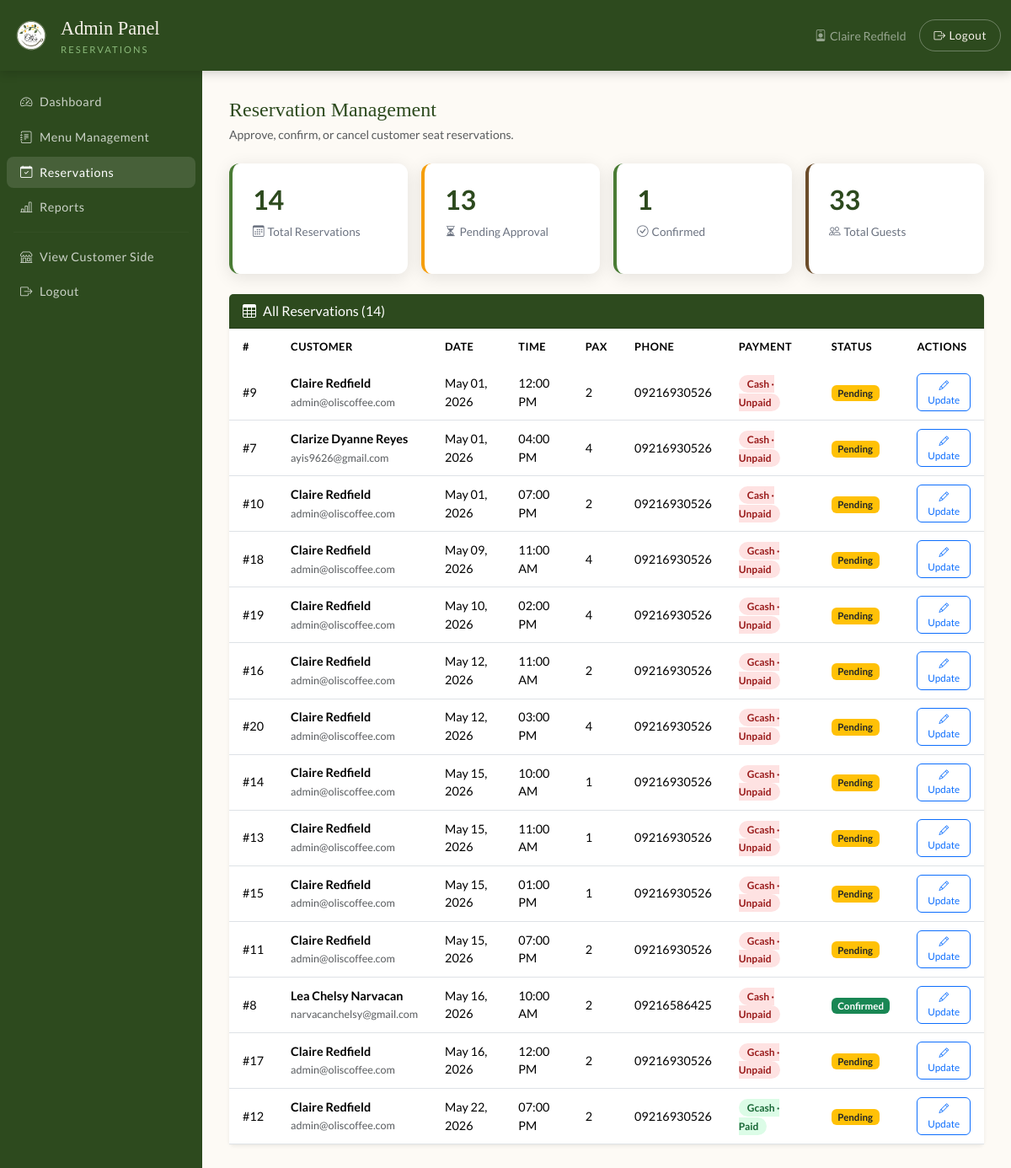
Page /admin/manage_reservations.php (signed in) on the earlier database version.
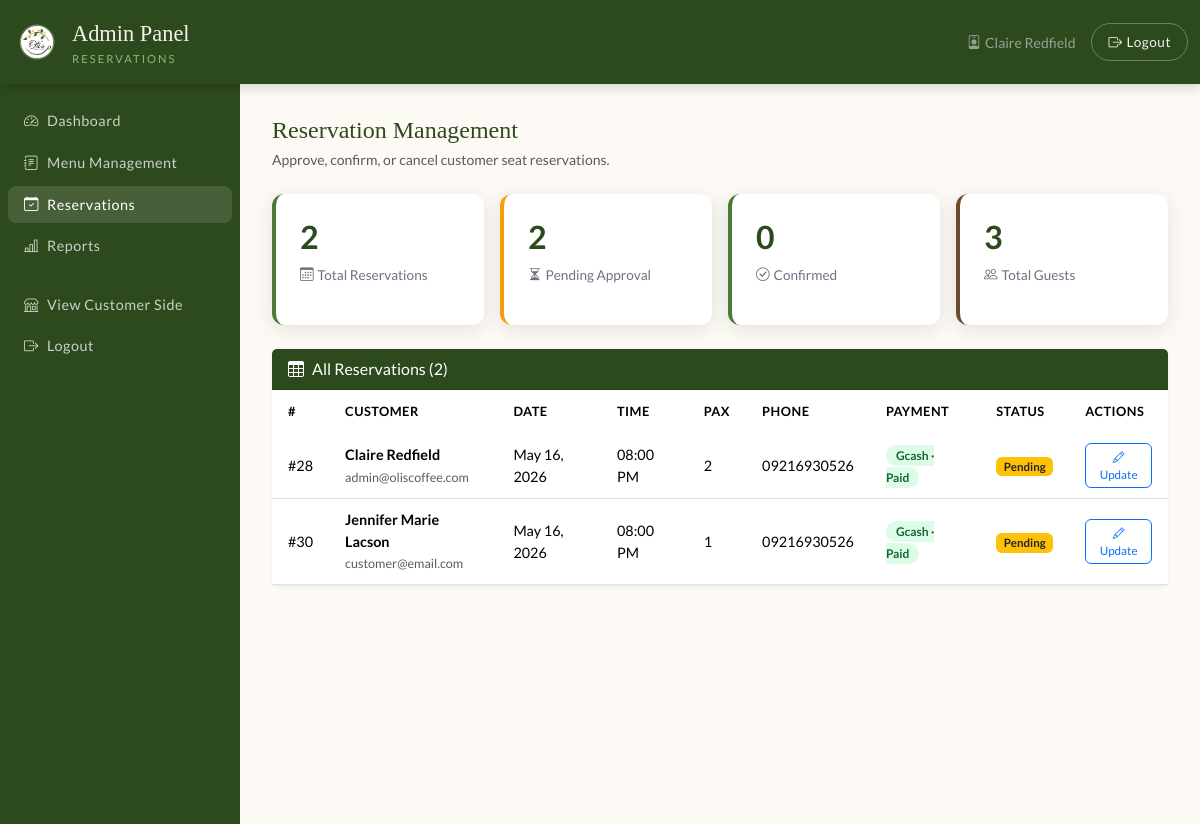
Same page on the later database version.
### tables this page shows
CREATE TABLE `reservations` (
  `id` int(11) NOT NULL AUTO_INCREMENT,
  `user_id` int(11) NOT NULL,
  `res_date` date NOT NULL,
  `res_time` time NOT NULL,
  `pax` int(11) NOT NULL,
  `phone` varchar(20) NOT NULL,
  `notes` text DEFAULT NULL,
  `order_id` int(11) DEFAULT NULL,
  `payment_method` enum('gcash','cash') DEFAULT 'gcash',
  `payment_status` enum('unpaid','paid') DEFAULT 'unpaid',
  `status` enum('pending','confirmed','cancelled') DEFAULT 'pending',
  `created_at` timestamp NOT NULL DEFAULT current_timestamp(),
  PRIMARY KEY (`id`),
  KEY `user_id` (`user_id`),
  KEY `fk_reservation_order` (`order_id`),
  CONSTRAINT `fk_reservation_order` FOREIGN KEY (`order_id`) REFERENCES `orders` (`id`) ON DELETE SET NULL,
  CONSTRAINT `reservations_ibfk_1` FOREIGN KEY (`user_id`) REFERENCES `users` (`id`) ON DELETE CASCADE
);

CREATE TABLE `users` (
  `id` int(11) NOT NULL AUTO_INCREMENT,
  `name` varchar(100) NOT NULL,
  `email` varchar(100) NOT NULL,
  `password` varchar(255) NOT NULL,
  `role` enum('admin','customer') DEFAULT 'customer',
  `created_at` timestamp NOT NULL DEFAULT current_timestamp(),
  `profile_pic` varchar(255) DEFAULT NULL,
  PRIMARY KEY (`id`),
  UNIQUE KEY `email` (`email`)
);

### admin/manage_reservations.php (the view, shortened to what this page needs)
<?php
$db = getDB();
$result = $db->query("
    SELECT r.*, u.name AS customer_name, u.email
    FROM reservations r
    JOIN users u ON r.user_id = u.id
    ORDER BY r.res_date ASC, r.res_time ASC
");
$reservations = $result ? $result->fetch_all(MYSQLI_ASSOC) : [];
$total     = count($reservations);
$pending   = count(array_filter($reservations, fn($r) => $r['status'] === 'pending'));
$confirmed = count(array_filter($reservations, fn($r) => $r['status'] === 'confirmed'));
$totalPax  = array_sum(array_column(array_filter($reservations, fn($r) => $r['status'] !== 'cancelled'), 'pax'));
$adminName = htmlspecialchars($_SESSION['user_name']);
?>
<!DOCTYPE html>
<html lang="en">
<head>
  <link rel="stylesheet" href="https://cdn.jsdelivr.net/npm/bootstrap@5.3.2/dist/css/bootstrap.min.css">
  <link rel="stylesheet" href="https://cdn.jsdelivr.net/npm/bootstrap-icons@1.11.3/font/bootstrap-icons.min.css">
  <link rel="stylesheet" href="../css/style.css">
</head>
<body>
<nav class="navbar navbar-expand-lg">
  <div class="container-fluid">
    <a class="navbar-brand" href="dashboard.php">
      <img src="../assets/logo.png" alt="Oli's SelfieTea & Coffee" style="height:50px;width:auto;">
      <div>Admin Panel <span class="sub">Reservations</span></div>
    </a>
    <div class="ms-auto d-flex align-items-center gap-3">
      <span class="text-white-50 small"><i class="bi bi-person-badge me-1"></i><?= $adminName ?></span>
      <a href="../logout.php" class="btn-logout nav-link"><i class="bi bi-box-arrow-right me-1"></i>Logout</a>
    </div>
  </div>
</nav>
<div class="d-flex">
  <aside class="admin-sidebar py-3">
    <nav class="nav flex-column">
      <a class="nav-link" href="dashboard.php"><i class="bi bi-speedometer2 me-2"></i>Dashboard</a>
      <a class="nav-link" href="menu_manage.php"><i class="bi bi-journal-text me-2"></i>Menu Management</a>
      <a class="nav-link active" href="manage_reservations.php"><i class="bi bi-calendar-check me-2"></i>Reservations</a>
      <a class="nav-link" href="reports.php"><i class="bi bi-bar-chart-line me-2"></i>Reports</a>
      <hr style="border-color:rgba(255,255,255,0.1); margin: 8px 16px;">
      <a class="nav-link" href="../index.php"><i class="bi bi-shop me-2"></i>View Customer Side</a>
      <a class="nav-link" href="../logout.php"><i class="bi bi-box-arrow-right me-2"></i>Logout</a>
    </nav>
  </aside>
  <main class="admin-content">
    <h4 class="mb-1" style="font-family:'Playfair Display',serif; color:var(--green-dark);">Reservation Management</h4>
    <p class="text-muted mb-4 small">Approve, confirm, or cancel customer seat reservations.</p>
    <div class="row g-3 mb-4">
      <div class="col-md-3">
        <div class="stat-card">
          <h3><?= $total ?></h3>
          <p><i class="bi bi-calendar3 me-1"></i>Total Reservations</p>
        </div>
      </div>
      <div class="col-md-3">
        <div class="stat-card" style="border-color: #f59e0b;">
          <h3><?= $pending ?></h3>
          <p><i class="bi bi-hourglass-split me-1"></i>Pending Approval</p>
        </div>
      </div>
      <div class="col-md-3">
        <div class="stat-card" style="border-color: var(--green-mid);">
          <h3><?= $confirmed ?></h3>
          <p><i class="bi bi-check-circle me-1"></i>Confirmed</p>
        </div>
      </div>
      <div class="col-md-3">
        <div class="stat-card" style="border-color: var(--brown);">
          <h3><?= $totalPax ?></h3>
          <p><i class="bi bi-people me-1"></i>Total Guests</p>
        </div>
      </div>
    </div>
    <div class="card border-0 shadow-sm">
      <div class="card-header" style="background:var(--green-dark); color:white;">
        <i class="bi bi-table me-2"></i>All Reservations (<?= $total ?>)
      </div>
      <div class="card-body p-0">
        <div class="table-responsive">
          <table class="table table-olis mb-0">
            <thead>
              <tr>
                <th>#</th><th>Customer</th><th>Date</th><th>Time</th><th>Pax</th>
                <th>Phone</th><th>Payment</th><th>Status</th><th>Actions</th>
              </tr>
            </thead>
            <tbody>
              <?php if (empty($reservations)): ?>
                <tr>
                  <td colspan="9" class="text-center text-muted py-5">
                    <i class="bi bi-calendar-x" style="font-size:2rem; display:block; margin-bottom:8px;"></i>
                    No reservations yet.
                  </td>
                </tr>
              <?php else: ?>
                <?php foreach ($reservations as $res): ?>
                <tr>
                  <td>#<?= $res['id'] ?></td>
                  <td>
                    <strong><?= htmlspecialchars($res['customer_name']) ?></strong><br>
                    <small class="text-muted"><?= htmlspecialchars($res['email']) ?></small>
                  </td>
                  <td><?= date('M d, Y', strtotime($res['res_date'])) ?></td>
                  <td><?= date('h:i A', strtotime($res['res_time'])) ?></td>
                  <td><?= $res['pax'] ?></td>
                  <td><?= htmlspecialchars($res['phone']) ?></td>
                  <td>
                    <span class="<?= $res['payment_status'] === 'paid' ? 'badge-available' : 'badge-unavailable' ?>">
                      <?= ucfirst($res['payment_method']) ?> · <?= ucfirst($res['payment_status']) ?>
                    </span>
                  </td>
                  <td>
                    <?php
                      $cls = match($res['status']) {
                        'confirmed' => 'badge bg-success',
                        'cancelled' => 'badge bg-danger',
                        default     => 'badge bg-warning text-dark'
                      };
                    ?>
                    <span class="<?= $cls ?>" style="font-size:0.72rem;"><?= ucfirst($res['status']) ?></span>
                  </td>
                  <td>
                    <div class="d-flex gap-1">
                    <button class="btn btn-sm btn-outline-primary" style="border-radius:6px;font-size:0.73rem;"
                            data-bs-toggle="modal" data-bs-target="#editModal"
                            data-id="<?= $res['id'] ?>"
                            data-status="<?= $res['status'] ?>"
                            data-pay="<?= $res['payment_status'] ?>"
                            data-name="<?= htmlspecialchars($res['customer_name']) ?>">
                      <i class="bi bi-pencil"></i> Update
                    </button>
                    </div>
                  </td>
                </tr>
                <?php endforeach; ?>
              <?php endif; ?>
            </tbody>
          </table>
        </div>
      </div>
    </div>
  </main>
</div>
</body>
</html>

### css/style.css (style rules this page uses)
:root { --green-dark: #2d4a1e; --green-mid: #4a7c35; --green-light: #8ab87a; --cream: #f5f0e8; --warm-white: #fdfaf5; --gold: #c9a84c; --brown: #6b4c2a; --text-dark: #1a1a1a; --text-muted: #6b7280; --shadow: 0 4px 20px rgba(0,0,0,0.1); --radius: 12px; }
* { box-sizing: border-box; margin: 0; padding: 0; }
body { font-family: 'Lato', sans-serif; background: var(--warm-white); color: var(--text-dark); min-height: 100vh; }
.navbar { background: var(--green-dark) !important; padding: 0.75rem 0; box-shadow: 0 2px 12px rgba(0,0,0,0.2); }
.navbar-brand { font-family: 'Playfair Display', serif; font-size: 1.4rem; color: var(--cream) !important; display: flex; align-items: center; gap: 10px; }
.navbar-brand span.sub { font-family: 'Lato', sans-serif; font-size: 0.7rem; color: var(--green-light); display: block; letter-spacing: 2px; text-transform: uppercase; }
.nav-link { color: var(--cream) !important; font-size: 0.88rem; letter-spacing: 0.5px; padding: 0.5rem 1rem !important; border-radius: 6px; transition: background 0.2s; }
.nav-link:hover, .nav-link.active { background: rgba(255,255,255,0.12) !important; color: var(--gold) !important; }
.btn-logout { background: transparent; border: 1px solid rgba(255,255,255,0.3); color: var(--cream) !important; font-size: 0.85rem; padding: 0.35rem 1rem; border-radius: 20px; transition: all 0.2s; }
.admin-sidebar { min-height: calc(100vh - 60px); background: var(--green-dark); color: white; width: 240px; flex-shrink: 0; }
.admin-sidebar .nav-link { color: rgba(255,255,255,0.75) !important; border-radius: 8px; margin: 2px 8px; font-size: 0.9rem; }
.admin-sidebar .nav-link:hover, .admin-sidebar .nav-link.active { background: rgba(255,255,255,0.12) !important; color: white !important; }
.admin-content { flex: 1; padding: 2rem; overflow-x: auto; }
.stat-card { background: white; border-radius: var(--radius); padding: 1.5rem; box-shadow: var(--shadow); border-left: 4px solid var(--green-mid); }
.stat-card h3 { font-size: 2rem; font-weight: 700; color: var(--green-dark); }
.stat-card p { color: var(--text-muted); font-size: 0.85rem; }
.table-olis thead { background: var(--green-dark); color: white; }
.table-olis thead th { font-weight: 600; font-size: 0.8rem; letter-spacing: 0.5px; text-transform: uppercase; padding: 12px 16px; border: none; }
.table-olis tbody td { padding: 10px 16px; vertical-align: middle; font-size: 0.9rem; }
.badge-available { background: #dcfce7; color: #166534; padding: 3px 10px; border-radius: 12px; font-size: 0.75rem; font-weight: 600; }
.badge-unavailable { background: #fee2e2; color: #991b1b; padding: 3px 10px; border-radius: 12px; font-size: 0.75rem; font-weight: 600; }

Differences in the rows shown:
removed reservations: id "9", user.name "Claire Redfield", user.email "admin@oliscoffee.com", res_date "May 01, 2026", res_time "12:00 PM", pax "2", phone "09216930526", payment_method "Cash", payment_status "Unpaid", status "Pending"
removed reservations: id "7", user.name "Clarize Dyanne Reyes", user.email "ayis9626@gmail.com", res_date "May 01, 2026", res_time "04:00 PM", pax "4", phone "09216930526", payment_method "Cash", payment_status "Unpaid", status "Pending"
removed reservations: id "10", user.name "Claire Redfield", user.email "admin@oliscoffee.com", res_date "May 01, 2026", res_time "07:00 PM", pax "2", phone "09216930526", payment_method "Cash", payment_status "Unpaid", status "Pending"
removed reservations: id "18", user.name "Claire Redfield", user.email "admin@oliscoffee.com", res_date "May 09, 2026", res_time "11:00 AM", pax "4", phone "09216930526", payment_method "Gcash", payment_status "Unpaid", status "Pending"
removed reservations: id "19", user.name "Claire Redfield", user.email "admin@oliscoffee.com", res_date "May 10, 2026", res_time "02:00 PM", pax "4", phone "09216930526", payment_method "Gcash", payment_status "Unpaid", status "Pending"
removed reservations: id "16", user.name "Claire Redfield", user.email "admin@oliscoffee.com", res_date "May 12, 2026", res_time "11:00 AM", pax "2", phone "09216930526", payment_method "Gcash", payment_status "Unpaid", status "Pending"
removed reservations: id "20", user.name "Claire Redfield", user.email "admin@oliscoffee.com", res_date "May 12, 2026", res_time "03:00 PM", pax "4", phone "09216930526", payment_method "Gcash", payment_status "Unpaid", status "Pending"
removed reservations: id "14", user.name "Claire Redfield", user.email "admin@oliscoffee.com", res_date "May 15, 2026", res_time "10:00 AM", pax "1", phone "09216930526", payment_method "Gcash", payment_status "Unpaid", status "Pending"
removed reservations: id "13", user.name "Claire Redfield", user.email "admin@oliscoffee.com", res_date "May 15, 2026", res_time "11:00 AM", pax "1", phone "09216930526", payment_method "Gcash", payment_status "Unpaid", status "Pending"
removed reservations: id "15", user.name "Claire Redfield", user.email "admin@oliscoffee.com", res_date "May 15, 2026", res_time "01:00 PM", pax "1", phone "09216930526", payment_method "Gcash", payment_status "Unpaid", status "Pending"
removed reservations: id "11", user.name "Claire Redfield", user.email "admin@oliscoffee.com", res_date "May 15, 2026", res_time "07:00 PM", pax "2", phone "09216930526", payment_method "Gcash", payment_status "Unpaid", status "Pending"
removed reservations: id "8", user.name "Lea Chelsy Narvacan", user.email "narvacanchelsy@gmail.com", res_date "May 16, 2026", res_time "10:00 AM", pax "2", phone "09216586425", payment_method "Cash", payment_status "Unpaid", status "Confirmed"
removed reservations: id "17", user.name "Claire Redfield", user.email "admin@oliscoffee.com", res_date "May 16, 2026", res_time "12:00 PM", pax "2", phone "09216930526", payment_method "Gcash", payment_status "Unpaid", status "Pending"
removed reservations: id "12", user.name "Claire Redfield", user.email "admin@oliscoffee.com", res_date "May 22, 2026", res_time "07:00 PM", pax "2", phone "09216930526", payment_method "Gcash", payment_status "Paid", status "Pending"
added reservations: id "28", user.name "Claire Redfield", user.email "admin@oliscoffee.com", res_date "May 16, 2026", res_time "08:00 PM", pax "2", phone "09216930526", payment_method "Gcash", payment_status "Paid", status "Pending"
added reservations: id "30", user.name "Jennifer Marie Lacson", user.email "customer@email.com", res_date "May 16, 2026", res_time "08:00 PM", pax "1", phone "09216930526", payment_method "Gcash", payment_status "Paid", status "Pending"
Other differences:
$total: "14" → "2"
$pending: "13" → "2"
$confirmed: "1" → "0"
$totalPax: "33" → "3"
